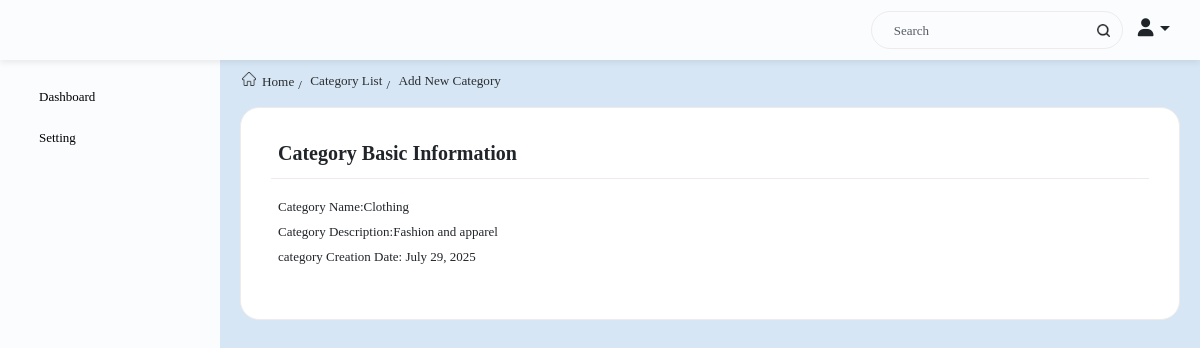
/backend/product-main-category/2/ (signed in), run on the app's committed database.
### ecom_app/models.py (models this page shows, shortened)
class ProductMainCategory(models.Model):
    main_cat_name = models.CharField(max_length=100, unique=True)
    cat_slug = models.SlugField(max_length=100, unique=True, blank=True)
    cat_image = models.ImageField(
        upload_to="ecommerce/category_images/", blank=True, null=True
    )
    cat_image_url = models.URLField(max_length=500, blank=True, null=True,
                                  help_text="Optional. You can provide a URL to an image instead of uploading a file.")
    description = models.TextField(blank=True, null=True)
    cat_ordering = models.IntegerField(default=0)
    created_by = models.ForeignKey(
        User, on_delete=models.CASCADE, related_name="category_created_by"
    )
    updated_by = models.ForeignKey(
        User,
        on_delete=models.CASCADE,
        related_name="category_updated_by",
        blank=True,
        null=True,
    )
    created_at = models.DateTimeField(auto_now_add=True)
    updated_at = models.DateTimeField(auto_now_add=False, blank=True, null=True)
    is_active = models.BooleanField(default=True)
    class Meta:
        db_table = "product_category"
        verbose_name_plural = "Product Categories"
        ordering = ["-is_active", "cat_ordering"]

### ecom_app/views.py (the view)
    @login_required
    def wrapper(request, *args, **kwargs):
        if not request.user.is_staff:
            return redirect('dashboard_login')
        return view_func(request, *args, **kwargs)

### ecom_app/common_func.py (called while the page is built)
def checkUserPermission(request, access_type, menu_url):
    try:
        user_permissions = {
            "can_view": "can_view",
            "can_add": "can_add",
            "can_update": "can_update",
            "can_delete": "can_delete",
        }
        if request.user.is_superuser: return True
        check_user_permission = UserPermission.objects.filter(
            user_id=request.user.id, is_active=True, **{user_permissions[access_type]: True}, menu__menu_url=menu_url,
        )
        if check_user_permission: return True
        else: return False
    except:
        return False

### ecom_app/context_processors.py (called while the page is built)
def menu_items(request):
    menu_list             = UserPermission.objects.filter(user_id=request.user.id, menu__is_main_menu=True, can_view=True, menu__parent_id=0, menu__is_active=True, menu__deleted=False, is_active=True).select_related('menu','user')
    search_menu_list      = UserPermission.objects.filter(user_id=request.user.id, can_view=True, menu__is_active=True, menu__deleted=False, is_active=True).select_related('menu','user')
    return {'main_menu_list':  menu_list, 'search_menu_list': search_menu_list}

def get_cart_item(request):
    cart_items = []
    amount_summary = {
        'sub_total_amount': 0,
        'total_vat': 0,
        'total_discount': 0,
        'grand_total': 0,
    }
    if request.user.is_authenticated:
        try:
            customer = Customer.objects.filter(user=request.user).first()
            if customer:
                cart_items = OrderCart.objects.filter(customer=customer, is_active=True, is_order=False)
        except (OrderCart.DoesNotExist, Customer.DoesNotExist):
            cart_items = []
    amount_summary = cart_amount_summary(request)
    return {'cart_item_count': len(cart_items), 'cart_items': cart_items, 'amount_summary': amount_summary}

### ecom_app/views.py (called while the page is built)
def staff_required(view_func):
    @login_required
    def wrapper(request, *args, **kwargs):
        if not request.user.is_staff:
            return redirect('dashboard_login')
        return view_func(request, *args, **kwargs)
    return wrapper

@staff_required
def product_main_category_details(request, pk):
    if not checkUserPermission(request, "can_view", "backend/product-main-category-list/"):
        return render(request, "403.html")
    data= get_object_or_404(ProductMainCategory, pk=pk)
    context={
        'data': data
    }
    return render(request, "product/product_main_category_details.html", context)

### ecom_app/templates/product/product_main_category_details.html (shortened to what this page needs)
{% extends 'base.html' %}
{% block content %}
<div class="title-box">
    <div class="title-box">
        <div class="breadcrumbs">
            <ul class="breadcrumbs-list">
                <li><a href="/"><span><img src="/static/images/icons/Home.svg" alt="more"></span>Home</a></li>
                <li><a href="{% url 'product_main_category_list' %}">Category List</a></li>
                <li><a href="{% url 'add_product_main_category' %}">Add New Category</a></li>
            </ul>
        </div>
    </div>
</div>
<div class="main_content">
    <div class="view_box mt-3" style="margin-bottom:15px;">
        <div class="col-sm-12">
            <div class="view_title">
                <div class="purchase-request">
                    <div class="prInformation">
                        <h3>Category Basic Information</h3>
                    </div>
                </div>
            </div>
            <div class="purchase-request">
                <div class="prInformation">
                <p>Category Name:{{data.main_cat_name}}</p>
                <p>Category Description:{{data.description}}</p>
                <p>category Creation Date: {{data.created_at|date:"F d, Y"|default:"Not set"}}</p>
                </div>
            </div>
        </div>
    </div>
</div>
{% endblock %}

### static/css/ecommerce.css (style rules this page uses)
body,html { scroll-behavior: smooth; background-color: #D7E6F5; }
html, body, div, span, applet, object, iframe, h1, h2, h3, h4, h5, h6, p, blockquote, pre, a, abbr, acronym, address, big, cite, code, del, dfn, em, img, ins, kbd, q, s, samp, small, strike, strong, sub, sup, tt, var, b, u, i, center, dl, dt, dd, ol, ul, li, fieldset, form, label, legend, table, caption, tbody, tfoot, thead, tr, th, td, article, aside, canvas, details, embed, figure, figcaption, footer, header, hgroup, menu, nav, output, ruby, section, summary, time, mark, audio, video { margin: 0; padding: 0; border: 0; font-size: 100%; font: inherit; vertical-align: baseline; }
body { line-height: 1; }
ol, ul { list-style: none; }
body { font-family: 'MontserratRegular'; font-size: 13px; }
.breadcrumbs { margin-bottom: 15px; margin-top: 10px; }
.breadcrumbs ul { display: flex; justify-content: flex-start; }
.breadcrumbs-list li { position: relative; margin-right: 14px; }
.breadcrumbs-list a { font-family: 'MontserratRegular'; line-height: 2.14em; color: #000000; text-decoration: none; }
.breadcrumbs-list li + li:before { content: '/'; display: block; position: absolute; top: 50%; transform: translateY(-50%); left: -10px; font-size: inherit; color: inherit; margin-top: 2px; }
.breadcrumbs-list li:last-child { margin-right: 0px; }
.breadcrumbs-list img { margin-right: 6px; }
.title-box { position: relative; }
.view_box { background-color: white; border-radius: 19px; padding: 20px 30px; border: 1px solid #efebeb; }
.view_title { border-bottom: 1px solid #efebeb; margin-bottom: 0; }
.view_title .prInformation { margin: 15px 0 15px; }
.view_title .purchase-request h3 { margin-bottom: 0; font-size: 1.25rem; font-weight: bold; font-family: 'MontserratSemiBold'; }
.prInformation h3 { width: 100%; height: 20px; }
.purchase-request { padding-left: 7px; }
.prInformation { margin: 15px 0 30px; }
.prInformation p { line-height: 25px; }
.breadcrumbs ul { display: flex; list-style: none; margin: 0; padding: 0; }
.breadcrumbs ul li a { margin-left: 2px; font-size: 13.2px; font-family: 'MontserratRegular'; color: #000000; opacity: .8; text-decoration: none; line-height: 18px; }
.breadcrumbs ul li a::after { content: "/"; padding: 0 2px; display: none; }
.breadcrumbs ul li:last-child a::after { content: ""; }

### data on the page
ProductMainCategory: main_cat_name "Clothing", description "Fashion and apparel", created_at "July 29, 2025"
